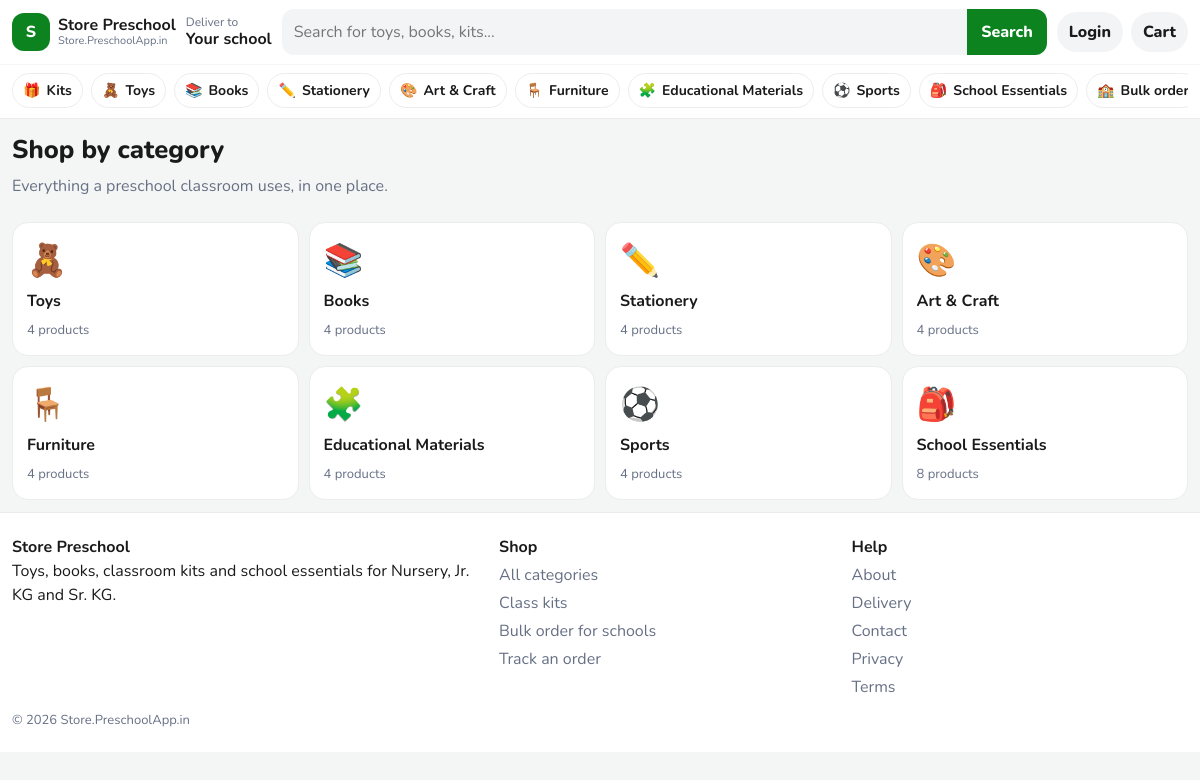
The app's page /category.php with its own data.
### tables this page shows
CREATE TABLE categories (
    id INT UNSIGNED AUTO_INCREMENT PRIMARY KEY,
    name VARCHAR(80) NOT NULL,
    slug VARCHAR(80) NOT NULL,
    emoji VARCHAR(16) NOT NULL,
    description VARCHAR(255) NOT NULL,
    sort_order INT NOT NULL DEFAULT 0,
    is_active TINYINT(1) NOT NULL DEFAULT 1,
    UNIQUE KEY uniq_slug (slug)
);

### includes/functions.php (called while the page is built, shortened)
<?php
function e(mixed $value): string
{
    return htmlspecialchars((string) $value, ENT_QUOTES | ENT_SUBSTITUTE, 'UTF-8');
}
function url(string $path = ''): string
{
    $base = rtrim(BASE_URL, '/');
    if ($path === '') {
        return $base === '' ? '/' : $base . '/';
    }
    return ($base === '' ? '' : $base) . '/' . ltrim($path, '/');
}
function current_user(): ?array
{
    if (empty($_SESSION['user_id'])) {
        return null;
    }
    $stmt = db()->prepare('SELECT * FROM users WHERE id = ? LIMIT 1');
    $stmt->execute([(int) $_SESSION['user_id']]);
    $row = $stmt->fetch();
    $user = $row;
    return $user;
}

### includes/commerce.php (called while the page is built, shortened)
<?php
function categories_all(bool $activeOnly = true): array
{
    $sql = 'SELECT c.*, COUNT(p.id) AS product_count
            FROM categories c
            LEFT JOIN products p ON p.category_id = c.id AND p.is_active = 1';
    if ($activeOnly) {
        $sql .= ' WHERE c.is_active = 1';
    }
    $sql .= ' GROUP BY c.id ORDER BY c.sort_order, c.name';
    return db()->query($sql)->fetchAll();
}
function cart_owner(): array
{
    $userId = !empty($_SESSION['user_id']) ? (int) $_SESSION['user_id'] : null;
    return [$userId, session_id()];
}
function cart_lines(): array
{
    [$userId, $sessionId] = cart_owner();
    if ($userId) {
        $stmt = db()->prepare('SELECT ci.id AS cart_id, ci.quantity, p.id, p.name, p.slug, p.price, p.mrp, p.stock, p.emoji, p.image, p.unit_label, p.category_id, p.is_active
            FROM cart_items ci JOIN products p ON p.id = ci.product_id
            WHERE ci.user_id = ? AND p.is_active = 1 ORDER BY ci.id');
        $stmt->execute([$userId]);
    } else {
        $stmt = db()->prepare('SELECT ci.id AS cart_id, ci.quantity, p.id, p.name, p.slug, p.price, p.mrp, p.stock, p.emoji, p.image, p.unit_label, p.category_id, p.is_active
            FROM cart_items ci JOIN products p ON p.id = ci.product_id
            WHERE ci.session_id = ? AND ci.user_id IS NULL AND p.is_active = 1 ORDER BY ci.id');
        $stmt->execute([$sessionId]);
    }
    return $stmt->fetchAll();
}
function cart_summary(bool $refresh = false): array
{
    static $cache = null;
    if ($cache !== null) {
        return $cache;
    }
    $items = cart_lines();
    $subtotal = 0.0;
    $discount = 0.0;
    $coupon = null;
    $couponError = null;
    $net = round($subtotal - $discount, 2);
    $delivery = ($items && $net > 0 && $net < FREE_DELIVERY_ABOVE) ? (float) DELIVERY_FEE : 0.0;
    $total = round($net + $delivery, 2);
    $count = 0;
    $cache = [
        'items' => $items,
        'count' => $count,
        'subtotal' => $subtotal,
        'discount' => $discount,
        'coupon' => $coupon,
        'coupon_error' => $couponError,
        'delivery' => $delivery,
        'total' => $total,
    ];
    return $cache;
}

### config/database.php (called while the page is built, shortened)
<?php
function db(): PDO
{
    static $pdo = null;
    if ($pdo instanceof PDO) {
        return $pdo;
    }
    $dsn = sprintf(
        'mysql:host=%s;port=%d;dbname=%s;charset=%s',
        DB_HOST,
        DB_PORT,
        DB_NAME,
        DB_CHARSET
    );
    $pdo = new PDO($dsn, DB_USER, DB_PASS, [
        PDO::ATTR_ERRMODE => PDO::ERRMODE_EXCEPTION,
        PDO::ATTR_DEFAULT_FETCH_MODE => PDO::FETCH_ASSOC,
        PDO::ATTR_EMULATE_PREPARES => false,
    ]);
    return $pdo;
}

### category.php (the view, shortened to what this page needs)
<?php
$slug = trim((string) ($_GET['slug'] ?? ''));
$tag = trim((string) ($_GET['tag'] ?? ''));
if ($slug === '' && $tag === '') {
    $categories = categories_all();
    require __DIR__ . '/includes/header.php';
    ?>
    <div class="wrap">
        <div class="page-head">
            <h1>Shop by category</h1>
            <p class="muted">Everything a preschool classroom uses, in one place.</p>
        </div>
        <div class="cat-grid">
            <?php foreach ($categories as $item): ?>
                <a class="cat-tile" href="<?= e(url('category.php?slug=' . rawurlencode($item['slug']))) ?>">
                    <span class="big"><?= e($item['emoji']) ?></span>
                    <strong><?= e($item['name']) ?></strong>
                    <span class="muted small"><?= (int) $item['product_count'] ?> products</span>
                </a>
            <?php endforeach; ?>
        </div>
    </div>
    <?php
    require __DIR__ . '/includes/footer.php';
    exit;
}
require __DIR__ . '/includes/header.php';
?>
<?php require __DIR__ . '/includes/footer.php'; ?>

### includes/header.php (shortened to what this page needs)
<?php
$pageTitle = $pageTitle ?? APP_NAME;
$simpleHeader = $simpleHeader ?? false;
$hideDock = $hideDock ?? false;
$user = current_user();
$categories = categories_all();
$cartSummary = cart_summary();
$cartCount = (int) $cartSummary['count'];
$searchValue = trim((string) ($_GET['q'] ?? ''));
?>
<!doctype html>
<html lang="en">
<head>
    <link href="https://cdn.jsdelivr.net/npm/bootstrap@5.3.3/dist/css/bootstrap.min.css" rel="stylesheet">
    <link href="<?= e(url('assets/css/style.css')) ?>" rel="stylesheet">
</head>
<body class="<?= $cartCount > 0 && !$hideDock ? 'has-dock' : '' ?>">
<header class="site-header">
    <div class="wrap header-top">
        <a class="logo" href="<?= e(url()) ?>">
            <span class="logo-mark">S</span>
            <span class="logo-text">
                <strong>Store Preschool</strong>
                <small><?= e(APP_DOMAIN) ?></small>
            </span>
        </a>
        <?php if (!$simpleHeader): ?>
            <div class="loc">
                <span>Deliver to</span>
                <strong><?= e($user['school_name'] ?? 'Your school') ?></strong>
            </div>
            <form class="search" action="<?= e(url('search.php')) ?>" method="get" role="search">
                <input id="q" name="q" value="<?= e($searchValue) ?>" placeholder="Search for toys, books, kits..." autocomplete="off">
                <button type="submit">Search</button>
            </form>
        <?php else: ?>
            <div class="simple-title"><?= e($pageTitle) ?></div>
        <?php endif; ?>
        <div class="header-actions">
            <?php if ($user): ?>
                <a class="header-link" href="<?= e(url($user['role'] === 'admin' ? 'admin/index.php' : 'account.php')) ?>">
                    <?= e($user['role'] === 'admin' ? 'Admin' : strtok($user['name'], ' ')) ?>
                </a>
            <?php else: ?>
                <a class="header-link" href="<?= e(url('login.php')) ?>">Login</a>
            <?php endif; ?>
            <a class="header-cart" href="<?= e(url('cart.php')) ?>">
                Cart
            </a>
        </div>
    </div>
    <?php if (!$simpleHeader): ?>
        <nav class="cat-nav" aria-label="Categories">
            <div class="wrap cat-scroll">
                <a href="<?= e(url('kits.php')) ?>"><span>🎁</span>Kits</a>
                <?php foreach ($categories as $category): ?>
                    <a href="<?= e(url('category.php?slug=' . rawurlencode((string) $category['slug']))) ?>">
                        <span><?= e($category['emoji']) ?></span><?= e($category['name']) ?>
                    </a>
                <?php endforeach; ?>
                <a href="<?= e(url('bulk-order.php')) ?>"><span>🏫</span>Bulk order</a>
            </div>
        </nav>
    <?php endif; ?>
</header>
<main id="main">

### assets/css/style.css (style rules this page uses)
:root { --green: #0c831f; --green-dark: #086318; --green-soft: #e8f6ea; --ink: #1a1a1a; --muted: #667085; --line: #ececec; --bg: #f4f6f5; --card: #fff; --off: #1d4ed8; --bad: #c81e1e; --warn: #b45309; --shadow: 0 8px 24px rgba(16, 24, 40, .06); }
* { box-sizing: border-box; }
html { scroll-behavior: smooth; }
body { margin: 0; background: var(--bg); color: var(--ink); font-family: Nunito, "Segoe UI", sans-serif; padding-bottom: 84px; }
a { color: inherit; }
button, input, select, textarea { font: inherit; }
h1, h2, h3, p { margin-top: 0; }
.wrap { width: min(1180px, calc(100% - 24px)); margin: 0 auto; }
.site-header { position: sticky; top: 0; z-index: 40; background: #fff; border-bottom: 1px solid var(--line); }
.header-top { display: grid; grid-template-columns: 1fr auto; gap: 10px; align-items: center; min-height: 64px; padding: 8px 0; }
.search { grid-column: 1 / -1; }
.logo { display: flex; gap: 8px; align-items: center; text-decoration: none; }
.logo-mark { width: 38px; height: 38px; border-radius: 12px; background: var(--green); color: #fff; display: grid; place-items: center; font-weight: 800; }
.logo-text { display: flex; flex-direction: column; line-height: 1.1; }
.logo-text small { color: var(--muted); font-size: 11px; }
.loc { display: none; }
.search { position: relative; display: flex; background: #f3f4f6; border-radius: 12px; overflow: visible; }
.search input { flex: 1; border: 0; background: transparent; padding: 11px 12px; outline: none; min-width: 0; }
.search button { border: 0; background: var(--green); color: #fff; font-weight: 800; padding: 0 14px; border-radius: 0 12px 12px 0; }
.header-actions { display: flex; gap: 8px; align-items: center; }
.header-link, .header-cart { text-decoration: none; font-weight: 800; background: #f3f4f6; border-radius: 999px; padding: 8px 12px; }
.header-cart { position: relative; }
.cat-nav { border-top: 1px solid #f6f6f6; }
.cat-scroll { display: flex; gap: 8px; overflow-x: auto; padding: 8px 0 10px; scrollbar-width: none; }
.cat-scroll a { flex: 0 0 auto; text-decoration: none; background: #fff; border: 1px solid var(--line); border-radius: 999px; padding: 6px 10px; font-weight: 700; font-size: 14px; display: flex; gap: 6px; align-items: center; }
.kit-grid, .cat-grid { display: grid; grid-template-columns: 1fr 1fr; gap: 10px; }
.kit-card, .cat-tile { display: block; background: #fff; border: 1px solid var(--line); border-radius: 16px; padding: 14px; text-decoration: none; }
.kit-card .big, .cat-tile .big { font-size: 32px; }
.kit-card strong, .cat-tile strong { display: block; margin: 4px 0; }
.muted { color: var(--muted); }
.small { font-size: 13px; }
.page-head { padding: 16px 0 8px; }
.page-head h1 { font-size: 1.6rem; font-weight: 800; }
@media (min-width: 768px) { .header-top { grid-template-columns: auto auto minmax(220px, 1fr) auto; } }
@media (min-width: 768px) { .search { grid-column: auto; } }
@media (min-width: 768px) { .loc { display: block; line-height: 1.15; } }
@media (min-width: 768px) { .loc span { display: block; color: var(--muted); font-size: 12px; } }
@media (min-width: 768px) { .cat-grid { grid-template-columns: repeat(4, 1fr); } }
@media (min-width: 992px) { body, body.has-dock { padding-bottom: 28px; } }

### records on screen
categories: emoji "🧸", name "Toys", product_count "4"
categories: emoji "📚", name "Books", product_count "4"
categories: emoji "✏️", name "Stationery", product_count "4"
categories: emoji "🎨", name "Art & Craft", product_count "4"
categories: emoji "🪑", name "Furniture", product_count "4"
categories: emoji "🧩", name "Educational Materials", product_count "4"
categories: emoji "⚽", name "Sports", product_count "4"
categories: emoji "🎒", name "School Essentials", product_count "8"

### other values on screen
APP_DOMAIN "Store.PreschoolApp.in"
$user['school_name'] "Your school"
